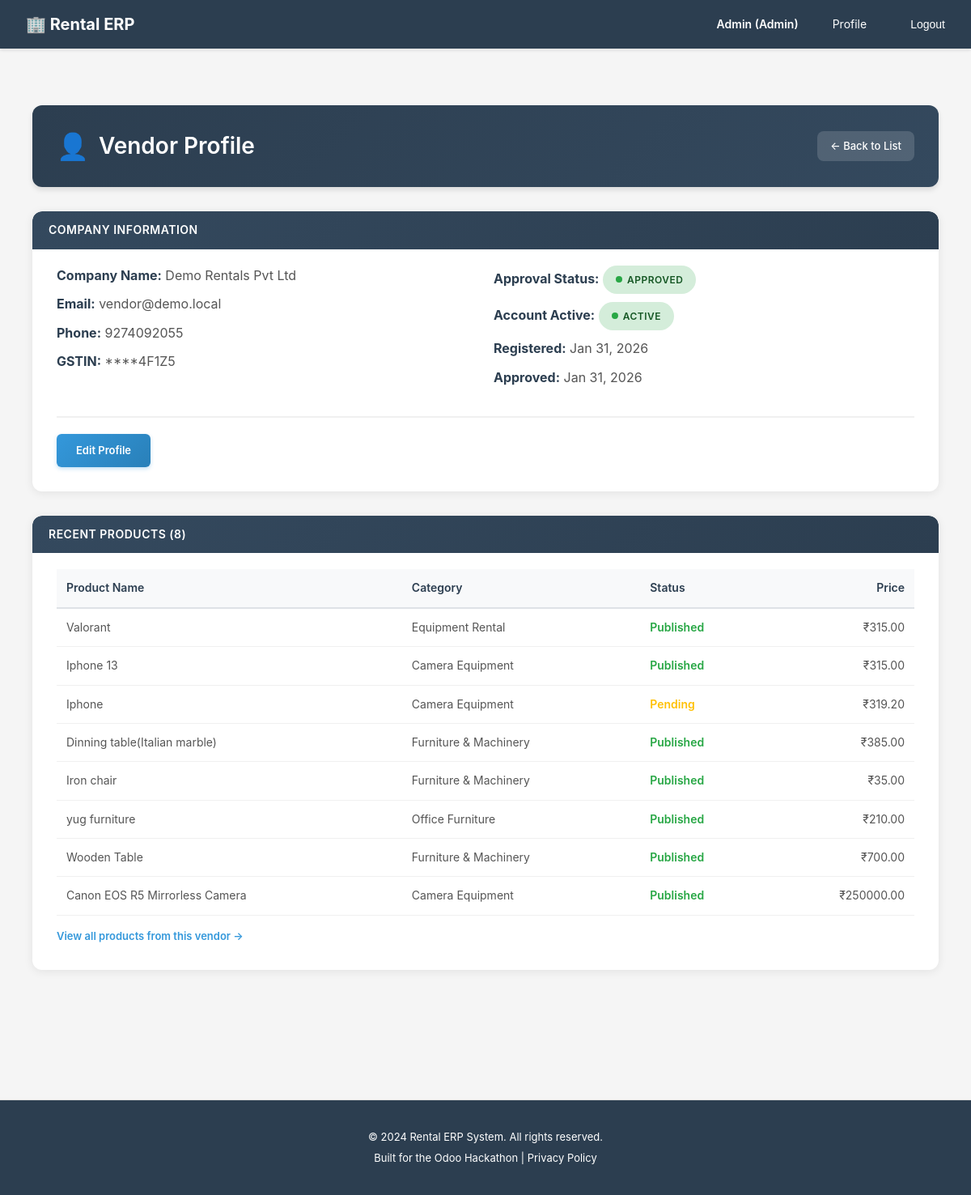
Page /accounts/admin/vendors/1/profile/ (signed in) on the committed database.
### accounts/models.py (models this page shows, shortened)
class User(AbstractUser):
    ROLE_CHOICES = [
        ('customer', 'Customer'),  # End-user who rents products
        ('vendor', 'Vendor'),      # Business user who owns rental products
        ('admin', 'Admin'),        # System administrator with full access
    ]
    email = models.EmailField(
        unique=True,
        validators=[EmailValidator()],
        help_text="Used for login and notifications"
    )
    role = models.CharField(
        max_length=20,
        choices=ROLE_CHOICES,
        default='customer',
        help_text="Determines user's permissions and accessible features"
    )
    phone = models.CharField(
        max_length=15,
        blank=True,
        null=True,
        validators=[
            RegexValidator(
                regex=r'^\+?1?\d{9,15}$',
                message="Phone number must be entered in the format: '+999999999'. Up to 15 digits allowed."
            )
        ],
        help_text="Contact number for order notifications and support"
    )
    is_verified = models.BooleanField(
        default=False,
        help_text="Email verification status for security"
    )
    totp_secret = models.CharField(
        max_length=32,
        blank=True,
        null=True,
        help_text="TOTP secret key for 2FA (encrypted)"
    )
    totp_enabled = models.BooleanField(
        default=False,
        help_text="Whether TOTP 2FA is enabled for this user"
    )
    created_at = models.DateTimeField(auto_now_add=True)
    updated_at = models.DateTimeField(auto_now=True)
    @property
    def phone_number(self):
        """Property alias for backward compatibility with older view/form code"""
        return self.phone
    USERNAME_FIELD = 'email'
    REQUIRED_FIELDS = ['username', 'first_name', 'last_name']
    class Meta:
        db_table = 'users'
        verbose_name = 'User'
        verbose_name_plural = 'Users'
        ordering = ['-created_at']

class VendorProfile(models.Model):
    user = models.OneToOneField(
        User,
        on_delete=models.CASCADE,
        related_name='vendorprofile',
        limit_choices_to={'role': 'vendor'},
        help_text="Links to the Vendor User account"
    )
    company_name = models.CharField(
        max_length=255,
        help_text="Vendor's registered business name"
    )
    gstin = models.CharField(
        max_length=255,  # Increased for encrypted data
        unique=True,
        help_text="Vendor's GST number for tax compliance (encrypted)"
    )
    business_address = models.TextField(
        help_text="Vendor's business location"
    )
    state = models.CharField(
        max_length=100,
        help_text="State for GST calculations"
    )
    city = models.CharField(
        max_length=100,
        blank=True,
        null=True
    )
    pincode = models.CharField(
        max_length=6,
        validators=[
            RegexValidator(regex=r'^\d{6}$', message="Enter a valid 6-digit pincode")
        ]
    )
    bank_account_number = models.CharField(
        max_length=255,  # Increased for encrypted data
        blank=True,
        null=True,
        help_text="For revenue payouts (encrypted)"
    )
    bank_ifsc_code = models.CharField(
        max_length=255,  # Increased for encrypted data
        blank=True,
        null=True,
        help_text="Bank branch code (encrypted)"
    )
    vendor_logo = models.ImageField(
        upload_to='vendors/logos/',
        blank=True,
        null=True,
        help_text="Vendor's business logo for documents"
    )
    ADVANCE_PAYMENT_CHOICES = [
        ('none', 'No Advance Required'),
        ('half', '50% Advance Required'),
        ('full', '100% Advance Required'),
        ('custom', 'Custom Percentage Advance'),
    ]
    advance_payment_type = models.CharField(
        max_length=20,
        choices=ADVANCE_PAYMENT_CHOICES,
        default='none',
        help_text="Standard advance payment policy for this vendor"
    )
    advance_payment_percentage = models.DecimalField(
        max_digits=5,
        decimal_places=2,
        default=0.00,
        help_text="Percentage of total to be paid as advance (for 'custom' type)"
    )
    upi_id = models.CharField(
        max_length=255,  # Encrypted UPI ID for alternative payment
        blank=True,
        null=True,
        help_text="UPI ID for instant payouts (encrypted)"
    )
    bank_name = models.CharField(
        max_length=100,
        blank=True,
        null=True
    )
    total_products = models.PositiveIntegerField(
        default=0,
        help_text="Number of products listed by this vendor"
    )
    total_rentals = models.PositiveIntegerField(
        default=0,
        help_text="Total rental orders fulfilled"
    )
    total_revenue = models.DecimalField(
        max_digits=12,
        decimal_places=2,
        default=0.00,
        help_text="Lifetime earnings from rentals"
    )
    average_rating = models.DecimalField(
        max_digits=3,
        decimal_places=2,
        default=0.00,
        help_text="Customer satisfaction score (0-5)"
    )
    is_approved = models.BooleanField(
        default=False,
        help_text="Admin approval required before vendor can list products"
    )
    approved_at = models.DateTimeField(
        blank=True,
        null=True,
        help_text="When admin approved this vendor"
    )
    created_at = models.DateTimeField(auto_now_add=True)
    updated_at = models.DateTimeField(auto_now=True)
    class Meta:
        db_table = 'vendor_profiles'
        verbose_name = 'Vendor Profile'
        verbose_name_plural = 'Vendor Profiles'

### catalog/models.py (models this page shows, shortened)
class Product(models.Model):
    vendor = models.ForeignKey(
        settings.AUTH_USER_MODEL,
        on_delete=models.CASCADE,
        related_name='products',
        limit_choices_to={'role': 'vendor'},
        help_text="Vendor who owns this product"
    )
    category = models.ForeignKey(
        ProductCategory,
        on_delete=models.SET_NULL,
        blank=True,
        null=True,
        related_name='products',
        help_text="Product classification for filtering"
    )
    name = models.CharField(
        max_length=255,
        help_text="Product name (e.g., 'Canon EOS R5 Mirrorless Camera')"
    )
    slug = models.SlugField(
        max_length=255,
        unique=True,
        help_text="URL-friendly identifier"
    )
    description = models.TextField(
        help_text="Detailed product description for customer decision-making"
    )
    short_description = models.CharField(
        max_length=500,
        blank=True,
        null=True,
        help_text="Brief summary for product listings"
    )
    image_main = models.ImageField(
        upload_to='products/images/',
        blank=True,
        null=True,
        help_text="Primary product image"
    )
    is_rentable = models.BooleanField(
        default=True,
        help_text="Can this product be rented? (vs purchase-only)"
    )
    is_published = models.BooleanField(
        default=False,
        help_text="Visible on website. Vendors can unpublish temporarily."
    )
    quantity_on_hand = models.PositiveIntegerField(
        default=0,
        help_text="Total physical inventory owned by vendor"
    )
    cost_price = models.DecimalField(
        max_digits=10,
        decimal_places=2,
        validators=[MinValueValidator(0)],
        help_text="Vendor's acquisition cost (for margin calculation)"
    )
    attributes = models.JSONField(
        default=dict,
        blank=True,
        help_text="Dynamic attributes like Brand, Model, Color (JSON: {'brand': 'Canon', 'model': 'EOS R5'})"
    )
    meta_title = models.CharField(
        max_length=255,
        blank=True,
        null=True,
        help_text="SEO page title"
    )
    meta_description = models.TextField(
        blank=True,
        null=True,
        help_text="SEO meta description"
    )
    created_at = models.DateTimeField(auto_now_add=True)
    updated_at = models.DateTimeField(auto_now=True)
    class Meta:
        db_table = 'products'
        verbose_name = 'Product'
        verbose_name_plural = 'Products'
        ordering = ['-created_at']
        indexes = [
            models.Index(fields=['vendor', 'is_published']),
            models.Index(fields=['category', 'is_published']),
            models.Index(fields=['slug']),
        ]

class ProductCategory(models.Model):
    name = models.CharField(
        max_length=100,
        unique=True,
        help_text="Category name (e.g., 'Camera Equipment', 'Furniture')"
    )
    slug = models.SlugField(
        max_length=100,
        unique=True,
        help_text="URL-friendly identifier"
    )
    parent = models.ForeignKey(
        'self',
        on_delete=models.CASCADE,
        blank=True,
        null=True,
        related_name='subcategories',
        help_text="Parent category for hierarchical structure"
    )
    description = models.TextField(
        blank=True,
        null=True,
        help_text="Category description for SEO and customer guidance"
    )
    is_active = models.BooleanField(
        default=True,
        help_text="Show/hide category on website"
    )
    created_at = models.DateTimeField(auto_now_add=True)
    updated_at = models.DateTimeField(auto_now=True)
    class Meta:
        db_table = 'product_categories'
        verbose_name = 'Product Category'
        verbose_name_plural = 'Product Categories'
        ordering = ['name']

### accounts/decorators.py (the view)
        def wrapper(request, *args, **kwargs):
            if not request.user.is_authenticated:
                return redirect('accounts:login')
            if request.user.role not in allowed_roles:
                return HttpResponseForbidden('You do not have access to this page.')
            return view_func(request, *args, **kwargs)

### templates/accounts/admin_vendor_profile.html (shortened to what this page needs)
{% extends 'base.html' %}
{% block content %}
<div class="vendor-profile-container">
    <div class="page-header">
        <h2>Vendor Profile</h2>
        <a href="{% url 'accounts:admin_vendor_list' %}" class="back-link">← Back to List</a>
    </div>
    <div class="card-modern">
        <div class="card-body">
            <h3 class="section-header">Company Information</h3>
            <div class="info-grid">
                <div>
                    <p class="info-row"><strong>Company Name:</strong> {{ vendor.company_name }}</p>
                    <p class="info-row"><strong>Email:</strong> {{ vendor.user.email }}</p>
                    <p class="info-row"><strong>Phone:</strong> {{ vendor.user.phone }}</p>
                    <p class="info-row"><strong>GSTIN:</strong> {{ masked_data.masked_gstin|default:"Not provided" }}</p>
                </div>
                <div>
                    <p class="info-row"><strong>Approval Status:</strong>
                        {% if vendor.is_approved %}
                            <span class="status-badge status-approved">Approved</span>
                        {% else %}
                            <span class="status-badge status-pending">Pending</span>
                        {% endif %}
                    </p>
                    <p class="info-row"><strong>Account Active:</strong>
                        {% if vendor.user.is_active %}
                            <span class="status-badge status-active">Active</span>
                        {% else %}
                            <span class="status-badge status-inactive">Inactive</span>
                        {% endif %}
                    </p>
                    <p class="info-row"><strong>Registered:</strong> {{ vendor.created_at|date:"M d, Y" }}</p>
                    {% if vendor.approved_at %}
                        <p class="info-row"><strong>Approved:</strong> {{ vendor.approved_at|date:"M d, Y" }}</p>
                    {% endif %}
                </div>
            </div>
            <div class="actions-row">
                <a href="{% url 'accounts:admin_vendor_edit' vendor.pk %}" class="action-btn">Edit Profile</a>
            </div>
        </div>
    </div>
    <div class="card-modern">
        <div class="card-body">
            <h3 class="section-header">Recent Products ({{ products|length }})</h3>
            {% if products %}
            <table class="products-table">
                <thead>
                    <tr>
                        <th>Product Name</th>
                        <th>Category</th>
                        <th>Status</th>
                        <th style="text-align: right;">Price</th>
                    </tr>
                </thead>
                <tbody>
                    {% for product in products %}
                    <tr>
                        <td>{{ product.name }}</td>
                        <td>{{ product.category.name|default:"Uncategorized" }}</td>
                        <td>
                            {% if product.is_published %}
                                <span class="products-status published">Published</span>
                            {% else %}
                                <span class="products-status pending">Pending</span>
                            {% endif %}
                        </td>
                        <td style="text-align: right;">₹{{ product.cost_price }}</td>
                    </tr>
                    {% endfor %}
                </tbody>
            </table>
            {% else %}
            <p style="color: #7f8c8d; font-style: italic;">No products listed yet.</p>
            {% endif %}
            <a href="{% url 'accounts:admin_product_list' %}?vendor={{ vendor.user.id }}" class="view-all-link">View all products from this vendor →</a>
        </div>
    </div>
</div>
{% endblock %}

### templates/base.html (shortened to what this page needs)
{% load static %}
<!DOCTYPE html>
<html lang="en">
<head>
</head>
<body>
    <nav>
        <div class="container">
            <a href="/" class="logo">🏢 Rental ERP</a>
            <ul>
                {% if user.is_authenticated %}
                    <li><strong>{{ user.first_name }} ({{ user.get_role_display }})</strong></li>
                    <li><a href="{% url 'accounts:profile' %}">Profile</a></li>
                    <li>
                        <form method="POST" action="{% url 'accounts:logout' %}" style="display: inline;">
                            <button type="submit" style="background: none; border: none; color: #fff; cursor: pointer; padding: 8px 12px; font-size: 14px;">Logout</button>
                        </form>
                    </li>
                {% else %}
                    <li><a href="{% url 'accounts:login' %}">Login</a></li>
                    <li><a href="{% url 'accounts:signup_customer' %}">Sign Up (Customer)</a></li>
                    <li><a href="{% url 'accounts:signup_vendor' %}">Sign Up (Vendor)</a></li>
                {% endif %}
            </ul>
        </div>
    </nav>
    <main>
        <div class="container">
            {% block content %}{% endblock %}
        </div>
    </main>
    <footer>
        <p>&copy; 2024 Rental ERP System. All rights reserved.</p>
        <p>Built for the Odoo Hackathon | <a href="#" style="color: #fff;">Privacy Policy</a></p>
    </footer>
</body>
</html>

### rows in the picture
User: first_name "Admin", role "Admin"
VendorProfile: company_name "Demo Rentals Pvt Ltd", user.email "vendor@demo.local", user.phone "9274092055", created_at "Jan 31, 2026", approved_at "Jan 31, 2026"
Product: name "Valorant", category.name "Equipment Rental", is_published "Published", cost_price "315.00"
Product: name "Iphone 13", category.name "Camera Equipment", is_published "Published", cost_price "315.00"
Product: name "Iphone", category.name "Camera Equipment", is_published "Pending", cost_price "319.20"
Product: name "Dinning table(Italian marble)", category.name "Furniture & Machinery", is_published "Published", cost_price "385.00"
Product: name "Iron chair", category.name "Furniture & Machinery", is_published "Published", cost_price "35.00"
Product: name "yug furniture", category.name "Office Furniture", is_published "Published", cost_price "210.00"
Product: name "Wooden Table", category.name "Furniture & Machinery", is_published "Published", cost_price "700.00"
Product: name "Canon EOS R5 Mirrorless Camera", category.name "Camera Equipment", is_published "Published", cost_price "250000.00"

### other values in the picture
{{ masked_data.masked_gstin|default:"Not provided" }} "****4F1Z5"
{{ products|length }} "8"
